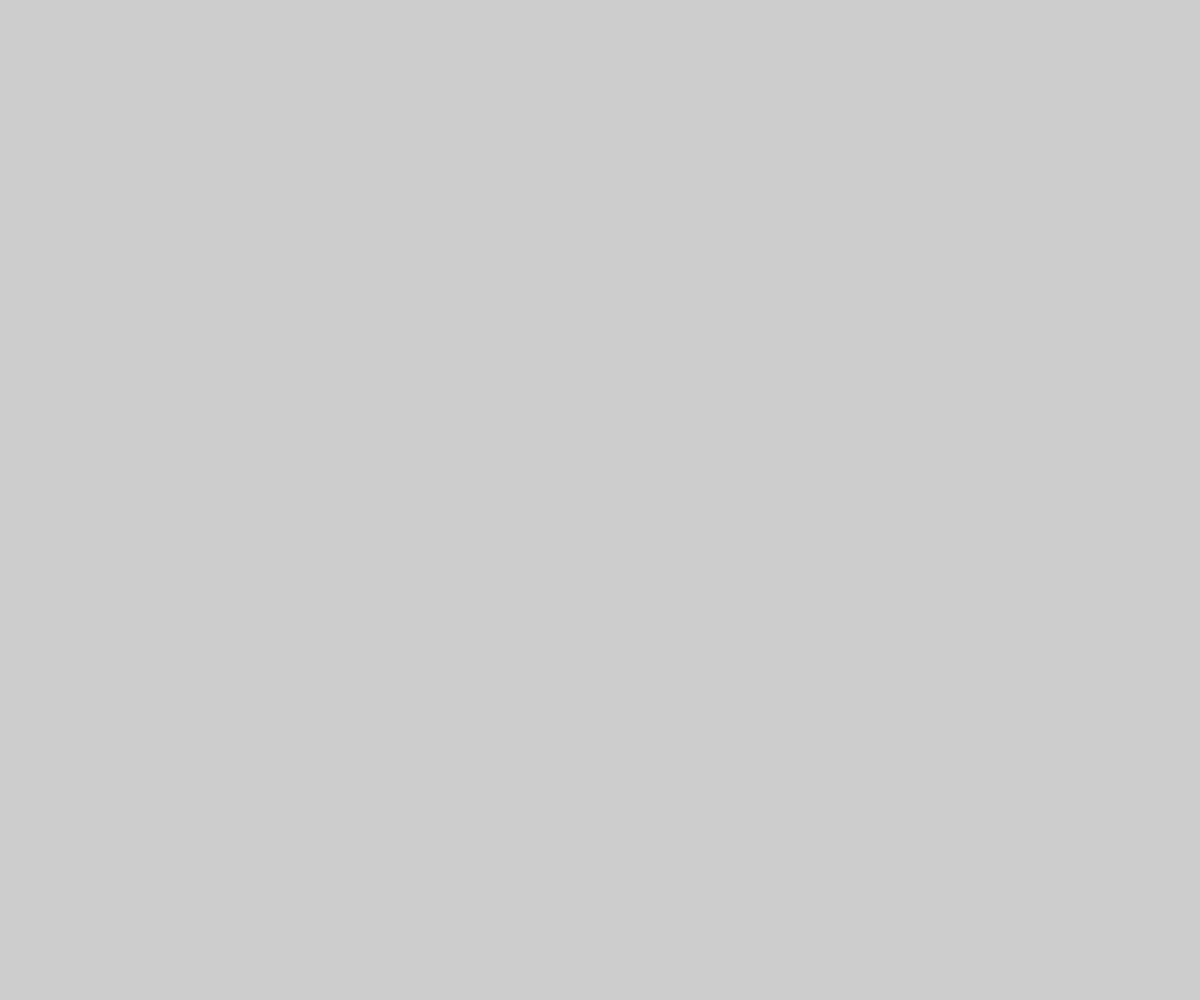
Frame 1 (no input)
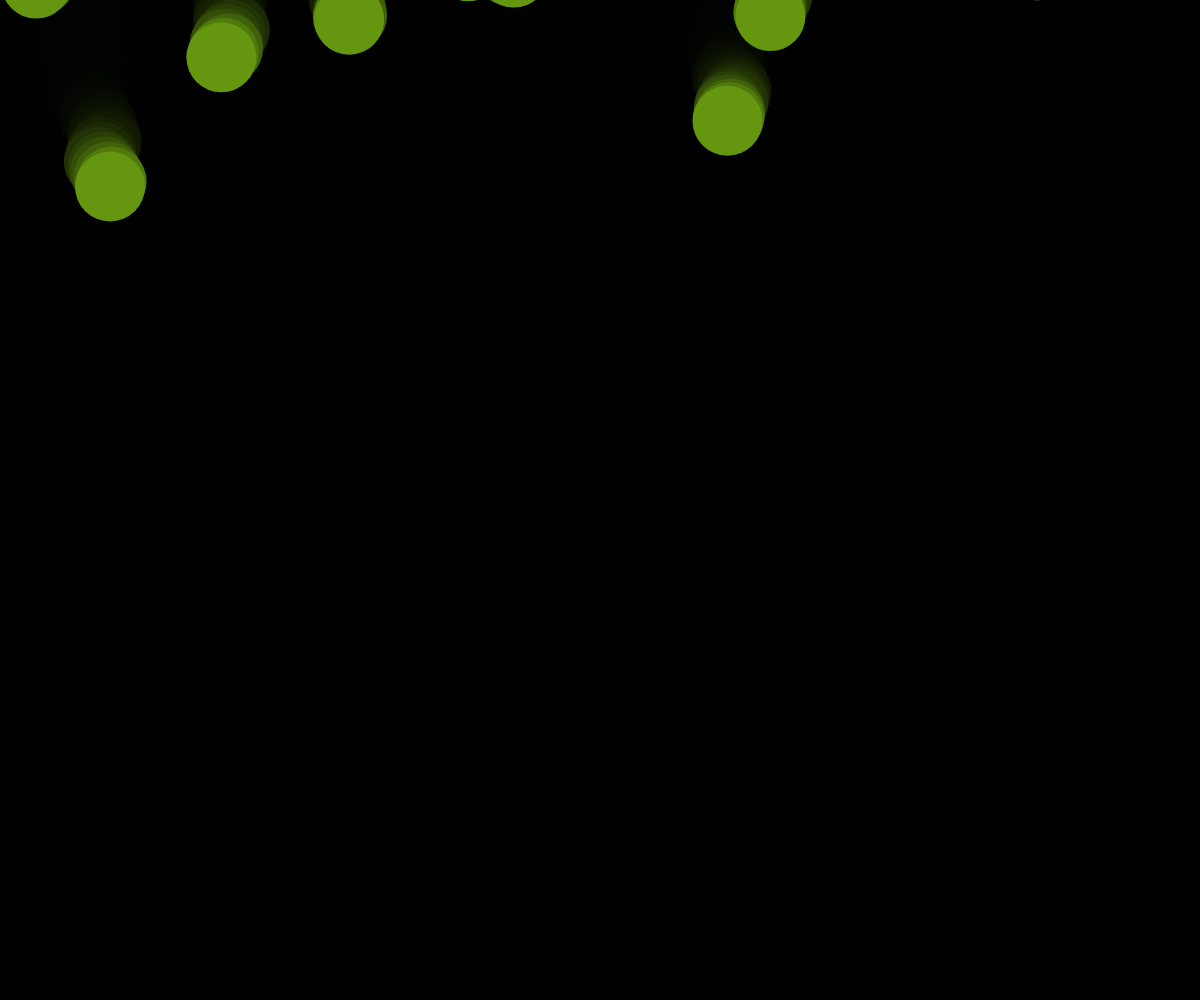
Frame 60 (no input)
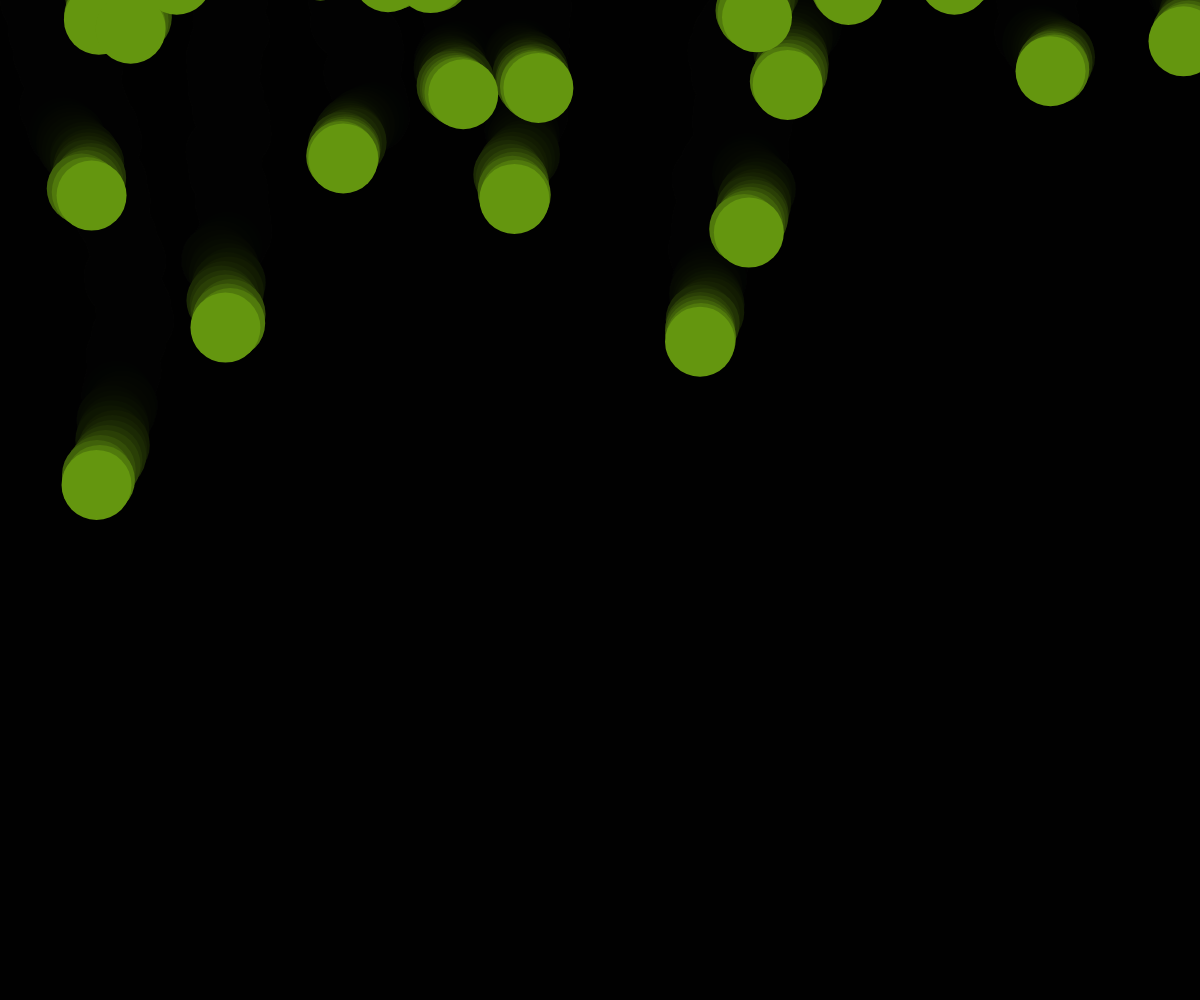
Frame 120 (the mouse pressed at the canvas centre since frame 60)

The p5.js sketch that drew these frames (run headless with seeded random() and noise() and a simulated clock; from frame 60 on, the mouse is pressed at the canvas centre):

// p5.js sketch
// ── sketch.js
var drops = [];
var canvas;

function windowResized(){
	resizeCanvas(windowWidth,windowHeight);
}
function setup() {
  canvas= createCanvas(windowWidth,windowHeight);
  canvas.position(0,0);
  canvas.style('z-index','-1');
  
  for (var i = 0; i < 50; i ++){         // number of circles
    drops[i] = new Drop();
  }
}

function draw() {
	
  background(0,50);           // trail
  for (var i = 0; i < drops.length; i ++){
    drops[i].fall();
    drops[i].show();
  }
}

function Drop(){
  this.x = random(width);
  this.y = random(-100,-700);
  this.z = random(0,20);
  this.ySpeed = map(this.z,0,20,0.2,5);         // downward speed range   
  this.xSpeed = map(this.z,0,20,-6,16);          // side ward speed range 
  this.len =  map(this.z,0,20,2,10);
  this.col =  map(this.z,0,20,255,0);
  
  this.fall = function(){
  	this.x = this.x + random(-5,5); //+this.xSpeed ;
  	if(this.x > width){
      this.x = random(-100,-20);
    }else if (this.x > width){
      this.x = random(-100,-20);
    }
    
    this.y = this.y +this.ySpeed ;
    if(this.y > height){
      this.y = random(-100,-700);
    }
  }
  
  this.show = function(){
    noStroke();
    //stroke(this.col,this.col,255-this.col,255-this.col);
    fill(100,150,15);             // drop colors
    this.thick =  map(this.z,0,20,0.1,3);  
    strokeWeight(2);
    //noFill();
    ellipse(this.x, this.y , 70,70);
   line(this.x, this.y , this.x+ this.len,this.y );
  }
  
  
}
